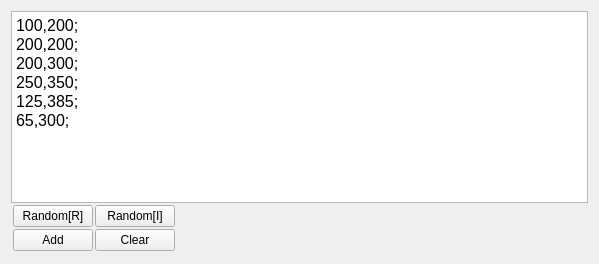
                 <widget class="QWidget" name="page1">
                  <layout class="QVBoxLayout" name="verticalLayout_3">
                   <property name="spacing">
                    <number>0</number>
                   </property>
                   <item>
                    <widget class="QTextEdit" name="polygonVerticesEdit">
                     <property name="styleSheet">
                      <string notr="true">font: 12pt &quot;Consolas&quot;;</string>
                     </property>
                     <property name="html">
                      <string>&lt;!DOCTYPE HTML PUBLIC &quot;-//W3C//DTD HTML 4.0//EN&quot; &quot;http://www.w3.org/TR/REC-html40/strict.dtd&quot;&gt;
&lt;html&gt;&lt;head&gt;&lt;meta name=&quot;qrichtext&quot; content=&quot;1&quot; /&gt;&lt;style type=&quot;text/css&quot;&gt;
p, li { white-space: pre-wrap; }
&lt;/style&gt;&lt;/head&gt;&lt;body style=&quot; font-family:'Consolas'; font-size:12pt; font-weight:400; font-style:normal;&quot;&gt;
&lt;p style=&quot; margin-top:0px; margin-bottom:0px; margin-left:0px; margin-right:0px; -qt-block-indent:0; text-indent:0px;&quot;&gt;100,200;&lt;/p&gt;
&lt;p style=&quot; margin-top:0px; margin-bottom:0px; margin-left:0px; margin-right:0px; -qt-block-indent:0; text-indent:0px;&quot;&gt;200,200;&lt;/p&gt;
&lt;p style=&quot; margin-top:0px; margin-bottom:0px; margin-left:0px; margin-right:0px; -qt-block-indent:0; text-indent:0px;&quot;&gt;200,300;&lt;/p&gt;
&lt;p style=&quot; margin-top:0px; margin-bottom:0px; margin-left:0px; margin-right:0px; -qt-block-indent:0; text-indent:0px;&quot;&gt;250,350;&lt;/p&gt;
&lt;p style=&quot; margin-top:0px; margin-bottom:0px; margin-left:0px; margin-right:0px; -qt-block-indent:0; text-indent:0px;&quot;&gt;125,385;&lt;/p&gt;
&lt;p style=&quot; margin-top:0px; margin-bottom:0px; margin-left:0px; margin-right:0px; -qt-block-indent:0; text-indent:0px;&quot;&gt;65,300;&lt;/p&gt;&lt;/body&gt;&lt;/html&gt;</string>
                     </property>
                    </widget>
                   </item>
                   <item>
                    <widget class="QGroupBox" name="shapeTypeBox_4">
                     <property name="styleSheet">
                      <string notr="true">QGroupBox
{
border-style:none;
}</string>
                     </property>
                     <property name="title">
                      <string/>
                     </property>
                     <layout class="QHBoxLayout" name="horizontalLayout_4">
                      <property name="spacing">
                       <number>2</number>
                      </property>
                      <property name="leftMargin">
                       <number>2</number>
                      </property>
                      <property name="topMargin">
                       <number>2</number>
                      </property>
                      <property name="rightMargin">
                       <number>2</number>
                      </property>
                      <property name="bottomMargin">
                       <number>0</number>
                      </property>
                      <item>
                       <widget class="QPushButton" name="addRandomPolygon">
                        <property name="minimumSize">
                         <size>
                          <width>80</width>
                          <height>22</height>
                         </size>
                        </property>
                        <property name="toolTip">
                         <string>&lt;html&gt;&lt;head/&gt;&lt;body&gt;&lt;p&gt;&lt;span style=&quot; font-size:10pt;&quot;&gt;Generate random  regular polygon&lt;/span&gt;&lt;/p&gt;&lt;/body&gt;&lt;/html&gt;</string>
                        </property>
                        <property name="text">
                         <string>Random[R]</string>
                        </property>
                       </widget>
                      </item>
                      <item>
                       <widget class="QPushButton" name="addRandomIrregularPolygon">
                        <property name="minimumSize">
                         <size>
                          <width>80</width>
                          <height>22</height>
                         </size>
                        </property>
                        <property name="toolTip">
                         <string>&lt;html&gt;&lt;head/&gt;&lt;body&gt;&lt;p&gt;&lt;span style=&quot; font-size:10pt;&quot;&gt;Generate random irregular polygon&lt;/span&gt;&lt;/p&gt;&lt;/body&gt;&lt;/html&gt;</string>
                        </property>
                        <property name="text">
                         <string>Random[I]</string>
                        </property>
                       </widget>
                      </item>
                      <item>
                       <spacer name="horizontalSpacer_7">
                        <property name="orientation">
                         <enum>Qt::Horizontal</enum>
                        </property>
                        <property name="sizeHint" stdset="0">
                         <size>
                          <width>411</width>
                          <height>20</height>
                         </size>
                        </property>
                       </spacer>
                      </item>
                     </layout>
                    </widget>
                   </item>
                   <item>
                    <widget class="QGroupBox" name="shapeTypeBox_2">
                     <property name="styleSheet">
                      <string notr="true">QGroupBox
{
border-style:none;
}</string>
                     </property>
                     <property name="title">
                      <string/>
                     </property>
                     <layout class="QHBoxLayout" name="horizontalLayout_5">
                      <property name="spacing">
                       <number>2</number>
                      </property>
                      <property name="leftMargin">
                       <number>2</number>
                      </property>
                      <property name="topMargin">
                       <number>2</number>
                      </property>
                      <property name="rightMargin">
                       <number>2</number>
                      </property>
                      <property name="bottomMargin">
                       <number>2</number>
                      </property>
                      <item>
                       <widget class="QPushButton" name="addPolygon">
                        <property name="minimumSize">
                         <size>
                          <width>80</width>
                          <height>22</height>
                         </size>
                        </property>
                        <property name="text">
                         <string>Add</string>
                        </property>
                       </widget>
                      </item>
                      <item>
                       <widget class="QPushButton" name="clearPolygonData">
                        <property name="minimumSize">
                         <size>
                          <width>80</width>
                          <height>22</height>
                         </size>
                        </property>
                        <property name="text">
                         <string>Clear</string>
                        </property>
                       </widget>
                      </item>
                      <item>
                       <spacer name="horizontalSpacer_3">
                        <property name="orientation">
                         <enum>Qt::Horizontal</enum>
                        </property>
                        <property name="sizeHint" stdset="0">
                         <size>
                          <width>411</width>
                          <height>20</height>
                         </size>
                        </property>
                       </spacer>
                      </item>
                     </layout>
                    </widget>
                   </item>
                  </layout>
                 </widget>
